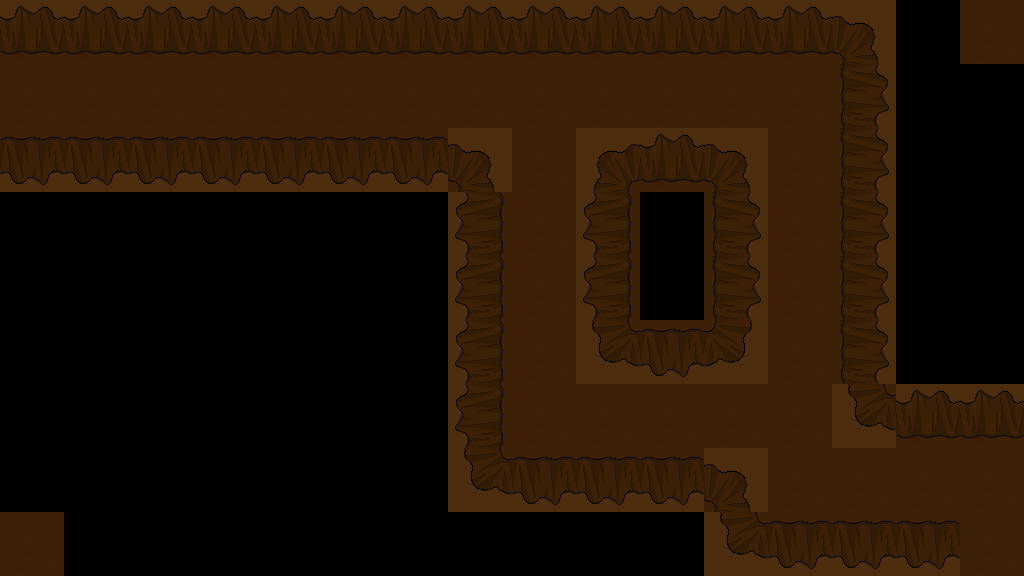

This is a level from a 2D game, rendered from its Tiled map with the project's own tilesets. A one-line summary and the map file follow, with tile-layer data summarised:
An orthogonal 16x9 tile map with 64x64 px tiles, 1 tile layer (Tile Layer 1).

<map version="1.0" orientation="orthogonal" width="16" height="9" tilewidth="64" tileheight="64">
 <tileset firstgid="1" name="backgroundTiles" tilewidth="64" tileheight="64">
  <image source="../backgroundTiles.png" width="10880" height="64" />
 </tileset>
 <layer name="Tile Layer 1" width="16" height="9">
  <data>[144 cells, 86 non-empty, 11 distinct tile ids]</data>
 </layer>
</map>
